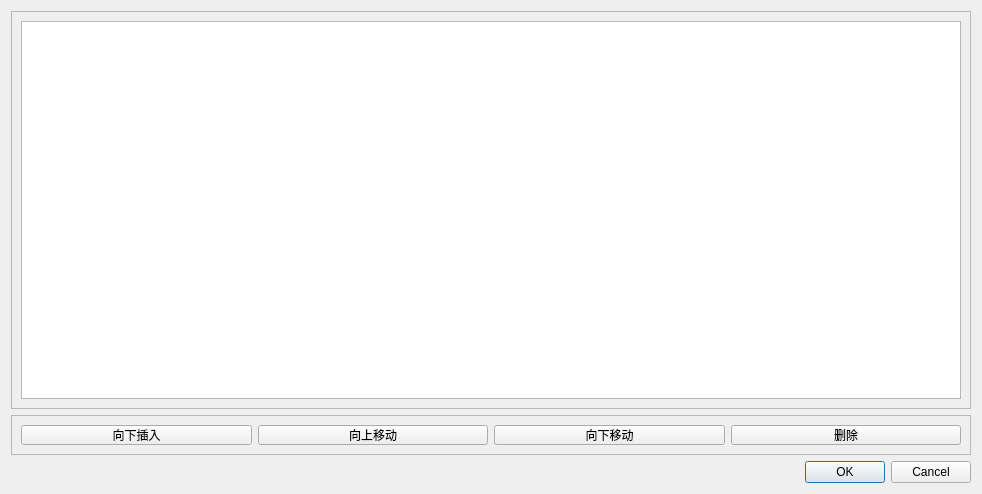
<?xml version="1.0" encoding="UTF-8"?>
<ui version="4.0">
 <class>Dialog</class>
 <widget class="QDialog" name="Dialog">
  <property name="geometry">
   <rect>
    <x>0</x>
    <y>0</y>
    <width>982</width>
    <height>494</height>
   </rect>
  </property>
  <property name="windowTitle">
   <string>Dialog</string>
  </property>
  <layout class="QVBoxLayout" name="verticalLayout_2">
   <item>
    <layout class="QVBoxLayout" name="verticalLayout">
     <item>
      <widget class="QFrame" name="frame">
       <property name="frameShape">
        <enum>QFrame::StyledPanel</enum>
       </property>
       <property name="frameShadow">
        <enum>QFrame::Raised</enum>
       </property>
       <layout class="QVBoxLayout" name="verticalLayout_4">
        <item>
         <widget class="QListWidget" name="listWidget"/>
        </item>
       </layout>
      </widget>
     </item>
     <item>
      <widget class="QFrame" name="frame_2">
       <property name="maximumSize">
        <size>
         <width>16777215</width>
         <height>40</height>
        </size>
       </property>
       <property name="frameShape">
        <enum>QFrame::StyledPanel</enum>
       </property>
       <property name="frameShadow">
        <enum>QFrame::Raised</enum>
       </property>
       <layout class="QHBoxLayout" name="horizontalLayout_2">
        <item>
         <layout class="QHBoxLayout" name="horizontalLayout">
          <item>
           <widget class="QPushButton" name="pushButton">
            <property name="text">
             <string>向下插入</string>
            </property>
           </widget>
          </item>
          <item>
           <widget class="QPushButton" name="pushButton_2">
            <property name="text">
             <string>向上移动</string>
            </property>
           </widget>
          </item>
          <item>
           <widget class="QPushButton" name="pushButton_3">
            <property name="text">
             <string>向下移动</string>
            </property>
           </widget>
          </item>
          <item>
           <widget class="QPushButton" name="pushButton_4">
            <property name="text">
             <string>删除</string>
            </property>
           </widget>
          </item>
         </layout>
        </item>
       </layout>
      </widget>
     </item>
    </layout>
   </item>
   <item>
    <widget class="QDialogButtonBox" name="buttonBox">
     <property name="orientation">
      <enum>Qt::Horizontal</enum>
     </property>
     <property name="standardButtons">
      <set>QDialogButtonBox::Cancel|QDialogButtonBox::Ok</set>
     </property>
    </widget>
   </item>
  </layout>
 </widget>
 <resources/>
 <connections>
  <connection>
   <sender>buttonBox</sender>
   <signal>accepted()</signal>
   <receiver>Dialog</receiver>
   <slot>accept()</slot>
   <hints>
    <hint type="sourcelabel">
     <x>248</x>
     <y>254</y>
    </hint>
    <hint type="destinationlabel">
     <x>157</x>
     <y>274</y>
    </hint>
   </hints>
  </connection>
  <connection>
   <sender>buttonBox</sender>
   <signal>rejected()</signal>
   <receiver>Dialog</receiver>
   <slot>reject()</slot>
   <hints>
    <hint type="sourcelabel">
     <x>316</x>
     <y>260</y>
    </hint>
    <hint type="destinationlabel">
     <x>286</x>
     <y>274</y>
    </hint>
   </hints>
  </connection>
 </connections>
</ui>
